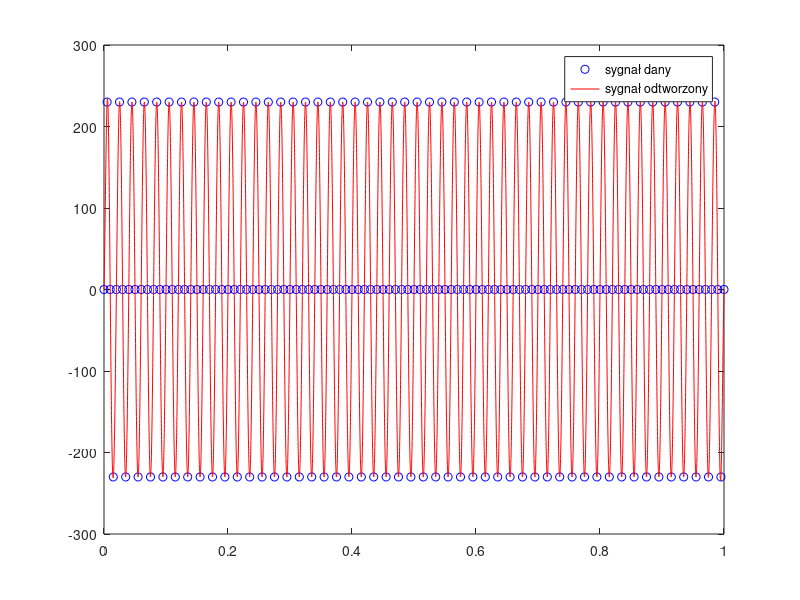
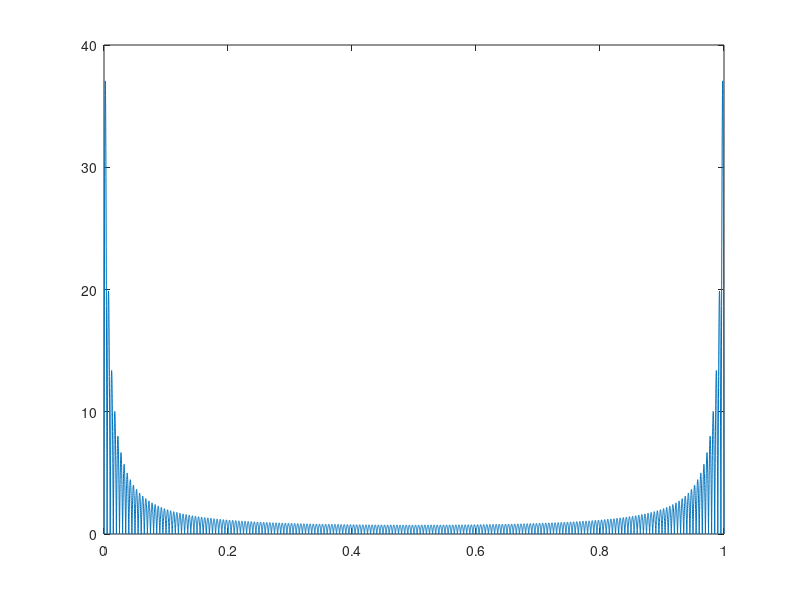

Reproduce these figures in MATLAB, in order.
clear all
close all
clc

A=230;
f=50;
w=2*pi*f;
T=1/f;
f_signal=200;
T_signal=1/f_signal;
t_signal=0:T_signal:1;
wave=A*sin(w*t_signal);
figure(1)
plot(t_signal, wave, "bo")
hold on

f_sampling=10000;
T_sampling=1/f_sampling;
t_sampling=0:T_sampling:1; % wektor wszystkich miejsc (t) w których chcemy odtworzyć sygnał
ratio=f_sampling/f_signal;
for idx = 1:length(t_sampling)
    t = t_sampling(idx);
    xhat(idx) = 0;
    for k = 1:length(t_signal)
        arg=(pi/T_signal)*(T_sampling*(idx-1)-T_signal*(k-1));
        smp=sin(arg)/arg;
        if arg==0
            smp=1;
        end
        xhat(idx)=xhat(idx)+wave(k)*smp;
    end
end
figure(1)
plot(t_sampling, xhat, "r-")
legend("sygnał dany", "sygnał odtworzony")
pause;
x_original=A*sin(w*t_sampling);
errors=abs(x_original-xhat);
figure(2)
plot(t_sampling, errors)
